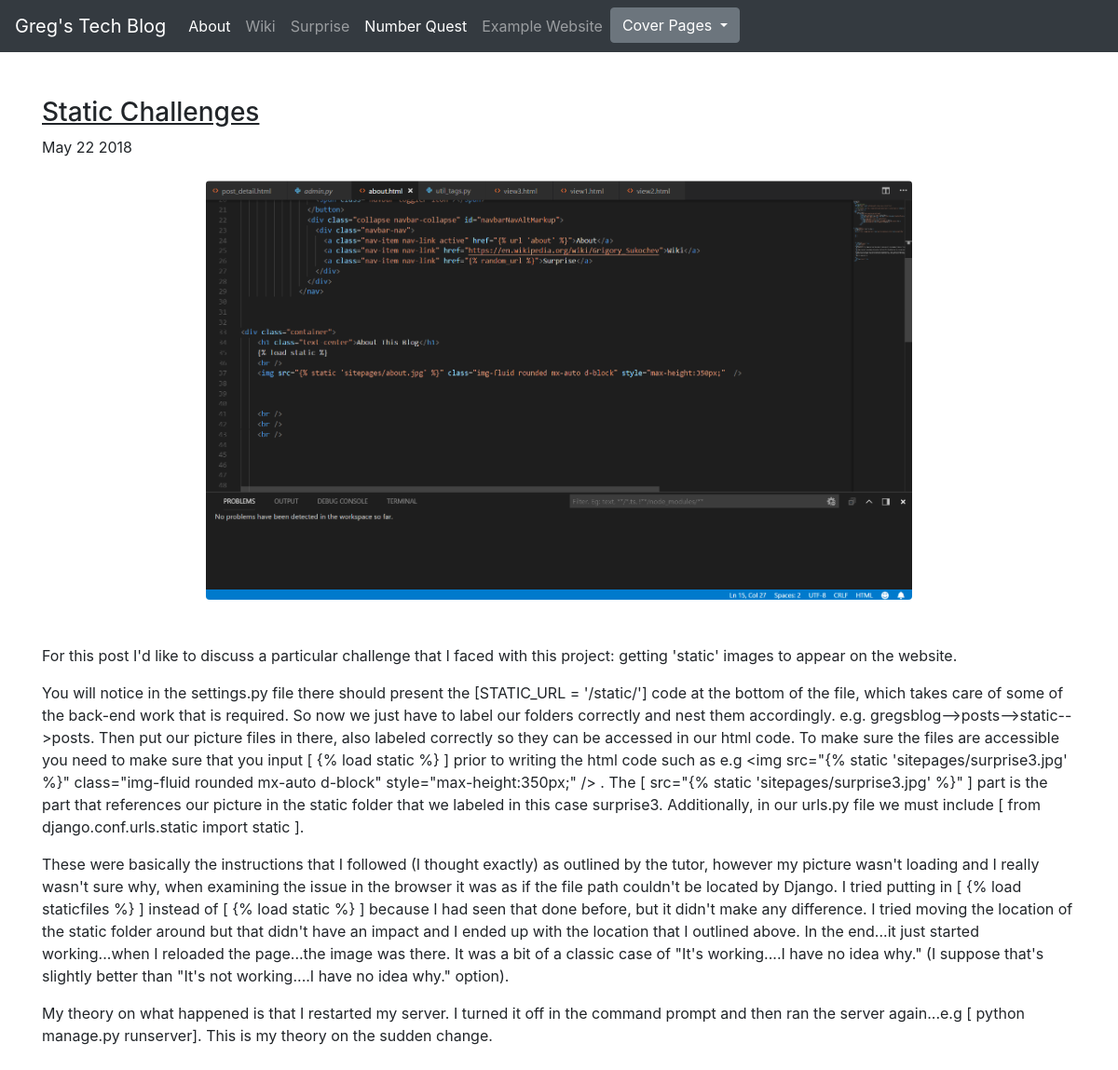
Page /posts/2/ on the committed database.
### posts/models.py (models this page shows, shortened)
class Post(models.Model):
    title = models.CharField(max_length=100)
    pub_date = models.DateTimeField()
    image = models.ImageField(upload_to='media/')
    body = models.TextField()
    def pub_date_pretty(self):
        return self.pub_date.strftime('%b %d %Y')

### posts/views.py (the view)
# urls.py: url(r'^posts/(?P<post_id>[0-9]+)/$', posts.views.post_details, name="post_detail"),
def post_details(request, post_id):
    post = get_object_or_404(Post, pk=post_id)
    return render(request, 'posts/post_detail.html', {'post':post})

### sitepages/templatetags/util_tags.py (called while the page is built)
@register.simple_tag
def random_url():
    list_of_route_names = ['view1', 'view2', 'view3'] # names from urls.py
    return reverse(random.choice(list_of_route_names))

### posts/templates/posts/post_detail.html (shortened to what this page needs)
<!doctype html>
<html lang="en">
    <head>
    <link rel="stylesheet" href="https://stackpath.bootstrapcdn.com/bootstrap/4.1.1/css/bootstrap.min.css">
    </head>
    <body>
        {% load util_tags %}
            <nav class="navbar navbar-expand-lg navbar-dark bg-dark">
                <a class="navbar-brand" href="{% url 'home' %}">Greg's Tech Blog</a>
                <div class="collapse navbar-collapse" id="navbarNavAltMarkup">
                  <div class="navbar-nav">
                    <a class="nav-item nav-link active" href="{% url 'about' %}">About</a>
                    <a class="nav-item nav-link" href="https://en.wikipedia.org/wiki/Grigory_Sukochev">Wiki</a>
                    <a class="nav-item nav-link" href="{% random_url %}">Surprise</a>
                    <a class="nav-item nav-link active" href="http://149.28.175.75/" target="_blank">Number Quest</a>
                    <a class="nav-item nav-link" href="{% url 'demo' %}">Example Website</a>
                    <div class="dropdown">
                        <button class="btn btn-secondary dropdown-toggle" type="button" id="dropdownMenuButton" data-toggle="dropdown" aria-haspopup="true" aria-expanded="false">
                            Cover Pages
                          </button>
                    </div>
                  </div>
                </div>
              </nav>
<div class="container">
<br />
<br />
<h3><u>{{ post.title }}</u></h3>
{{ post.pub_date_pretty }}
<br />
<br />
<img src="{{ post.image.url }}" class="img-fluid rounded mx-auto d-block" style="max-height:450px;" alt="Picture here" />
<br />
<br />
{{ post.body|linebreaks }}
<br />
<br />
<br />
</div>
    </body>
</html>

### rows in the picture
Post: title "Static Challenges", pub_date_pretty "May 22 2018", image (picture), body "For this post I'd like to discuss a particular challenge that I faced with this project: getting 'static' images to appear on the website. You will notice in the settings.py file there should present the [STATIC_URL = '/static/'] code at the bottom of the file, which takes care of some of the back-end work that is required. So now we just have to label our folders correctly and nest them accordingly. e.g. gregsblog-->posts-->static-->posts. Then put our picture files in there, also labeled correctly so they can be accessed in our html code. To make sure the files are accessible you need to make sure that you input [ {% load static %} ] prior to writing the html code such as e.g <img src=\"{%…"
